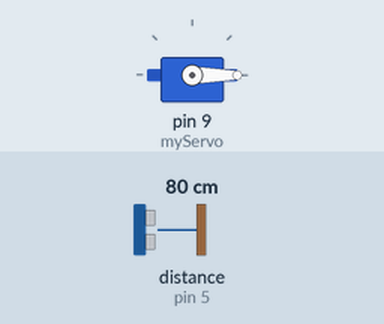
This sketch was run on a simulated Arduino Uno, built with avr-gcc and run on an emulated ATmega328P. Shown: servo. Wiring (inferred from the names in the program): ultrasonic range finder: trigger pin 6; echo pin 5. The test bench sets the inputs (shaded band); at power-on: distance to the obstacle (sensor on pin 5) 80 cm. The echo pulse lasts 58.3 µs per cm; what the sketch prints to the serial monitor is not drawn.

Above: at 0.01 s.
1.3 s: distance to the obstacle (sensor on pin 5) set to 2 cm
At 2.2 s:
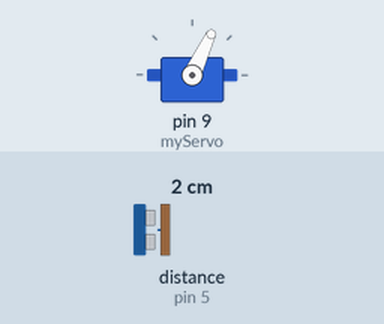
4.3 s: distance to the obstacle (sensor on pin 5) set to 299 cm
At 4.46 s:
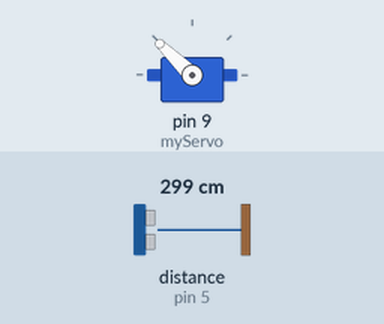
Timing chart, 0 to 13.3 s (numbered marks = the images above; inputs shaded):
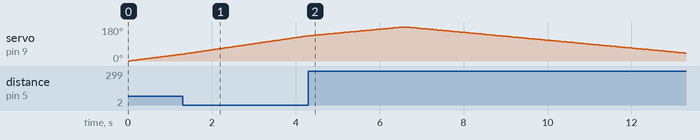

The sketch:

Radar_Final_Code.ino
```cpp
// Includes the Servo library
#include <Servo.h>.

// Defines Tirg and Echo pins of the Ultrasonic Sensor
const int trigPin = 6;
const int echoPin = 5;
// Variables for the duration and the distance
long duration;
int distance;

Servo myServo; // Creates a servo object for controlling the servo motor

void setup() {
  pinMode(trigPin, OUTPUT); // Sets the trigPin as an Output
  pinMode(echoPin, INPUT); // Sets the echoPin as an Input
  Serial.begin(9600);
  myServo.attach(9); // Defines on which pin is the servo motor attached
}
void loop() {
  // rotates the servo motor from 0 to 180 degrees
  for(int i=0;i<=180;i++){
  myServo.write(i);
  delay(30);
  distance = calculateDistance();// Calls a function for calculating the distance measured by the Ultrasonic sensor for each degree

  Serial.print(i); // Sends the current degree into the Serial Port
  Serial.print(","); // Sends addition character right next to the previous value needed later in the Processing IDE for indexing
  Serial.print(distance); // Sends the distance value into the Serial Port
  Serial.print("."); // Sends addition character right next to the previous value needed later in the Processing IDE for indexing
  }
  // Repeats the previous lines from 180 to M0 degrees
  for(int i=180;i>=0;i--){
  myServo.write(i);
  delay(30);
  distance = calculateDistance();
  Serial.print(i);
  Serial.print(",");
  Serial.print(distance);
  Serial.print(".");
  }
}
// Function for calculating the distance measured by the Ultrasonic sensor
int calculateDistance(){

  digitalWrite(trigPin, LOW);
  delayMicroseconds(2);
  // Sets the trigPin on HIGH state for 10 micro seconds
  digitalWrite(trigPin, HIGH);
  delayMicroseconds(10);
  digitalWrite(trigPin, LOW);
  duration = pulseIn(echoPin, HIGH); // Reads the echoPin, returns the sound wave travel time in microseconds
  distance= duration*0.034/2;
  return distance;
}
```

Measured:
- by itself, servo on pin 9 (myServo): rises from 133° to 180° in 2.2 s, then falls to 42° in 6.7 s
